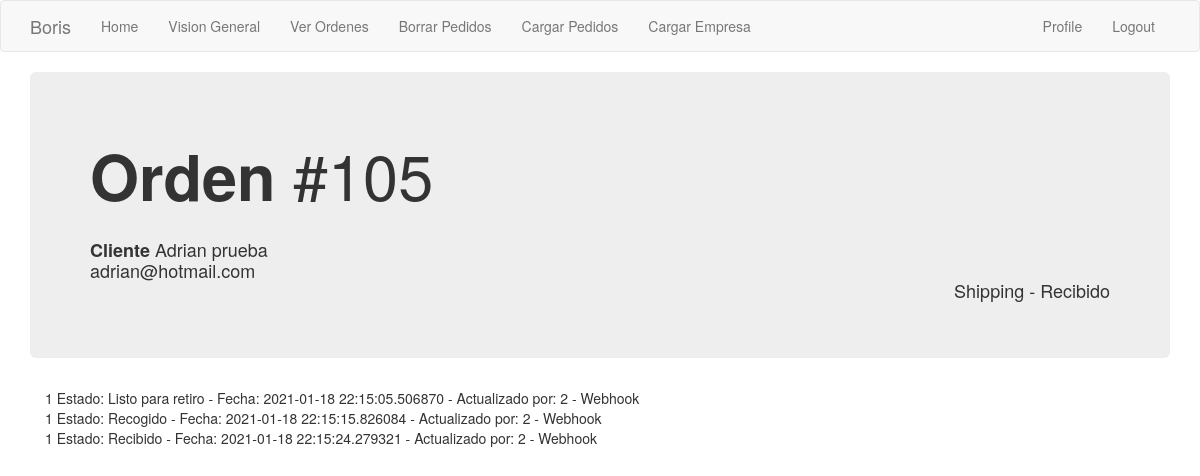
Page /historia_orden/1 (signed in) on the earlier database version.
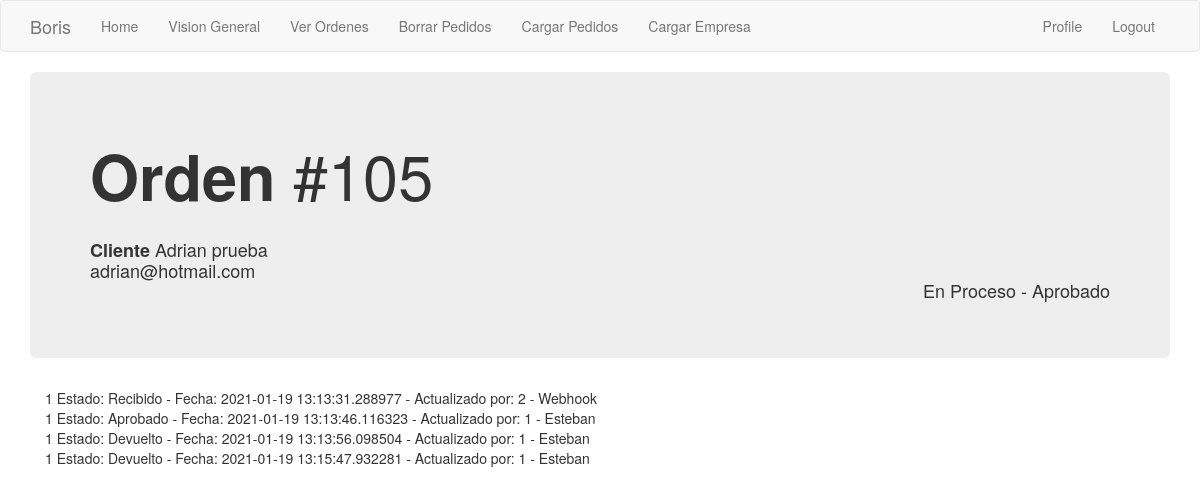
Same page on the later database version.
### app/models.py (models this page shows, shortened)
class Order_header(db.Model):
    id = db.Column(db.Integer, primary_key=True)
    order_number = db.Column(db.Integer, index=True)
    order_id_anterior = db.Column(db.Integer)
    creation_date = db.Column(db.String(35), index=True)
    last_update_date = db.Column(db.String(35))
    payment_method = db.Column(db.String(10))
    payment_card = db.Column(db.String(10))
    courier_order_id = db.Column(db.String(64), index=True)
    status = db.Column(db.String(15))
    sub_status = db.Column(db.String(15))
    customer_address = db.Column(db.String(64))
    customer_number = db.Column(db.String(10))
    customer_floor = db.Column(db.String(10))
    customer_zipcode = db.Column(db.String(8))
    customer_locality = db.Column(db.String(64))
    customer_city = db.Column(db.String(64))
    customer_province = db.Column(db.String(64))
    customer_country = db.Column(db.String(64))
    detalle = db.relationship('Order_detail', backref='productos', lazy='dynamic')
    transaction = db.relationship('Transaction_log', backref='transaccion', lazy='dynamic')
    customer_id = db.Column(db.Integer, db.ForeignKey('customer.id'))
    store = db.Column(db.Integer, db.ForeignKey('company.store_id'))

class Transaction_log(db.Model):
    id = db.Column(db.Integer, primary_key=True)
    sub_status = db.Column(db.String(15))
    fecha = db.Column(db.DateTime, default=datetime.utcnow)
    username = db.Column(db.String(64))
    order_id = db.Column(db.Integer, db.ForeignKey('order_header.id'))
    user_id = db.Column(db.Integer, db.ForeignKey('user.id'))

### app/main/routes.py (the view)
@bp.route('/historia_orden/<orden_id>', methods=['GET', 'POST'])
@login_required
def historia_orden(orden_id):
    orden = Order_header.query.filter_by(id=orden_id).first()
    historia = Transaction_log.query.filter_by(order_id=orden_id).all()
    return render_template('historia_orden.html', orden=orden, historia=historia, customer=orden.buyer)

### app/main/routes.py (called while the page is built)
@bp.before_app_request
def before_request():
    if current_user.is_authenticated:
        current_user.last_seen = datetime.utcnow()
        db.session.commit()

### app/models.py (called while the page is built)
@login.user_loader
def load_user(id):
    return User.query.get(int(id))

### app/templates/historia_orden.html
{% extends "base.html" %}
{% block app_content %}
    <div class='jumbotron'>
        <h1>
            <strong>Orden </strong>#{{orden.order_number}}
        </h1>
        <h4>
            <br> <strong> Cliente </strong>{{customer.name}}
            <br>         {{customer.email}}
            <div class="text-right"> {{orden.status}} - {{orden.sub_status}} </div>
        </h4>
    </div>
    <div class='container'>
        {% for i in historia %}
            {{i.order_id}}
            Estado: {{i.sub_status}} -
            Fecha: {{i.fecha}} -
            Actualizado por: {{i.user_id}} - {{i.username}}
            <br>
        {% endfor %}
    </div>
{% endblock %}

Differences in the rows shown:
removed Transaction_log: order_id "1", sub_status "Listo para retiro", fecha "2021-01-18 22:15:05.506870", user_id "2", username "Webhook"
removed Transaction_log: order_id "1", sub_status "Recogido", fecha "2021-01-18 22:15:15.826084", user_id "2", username "Webhook"
removed Transaction_log: order_id "1", sub_status "Recibido", fecha "2021-01-18 22:15:24.279321", user_id "2", username "Webhook"
changed Order_header: status "Shipping" → "En Proceso"; sub_status "Recibido" → "Aprobado"
now on this page (row edited): Transaction_log: order_id "1", sub_status "Recibido", fecha "2021-01-19 13:13:31.288977", user_id "2", username "Webhook"
now on this page (row edited): Transaction_log: order_id "1", sub_status "Aprobado", fecha "2021-01-19 13:13:46.116323", user_id "1", username "Esteban"
now on this page (row edited): Transaction_log: order_id "1", sub_status "Devuelto", fecha "2021-01-19 13:13:56.098504", user_id "1", username "Esteban"
now on this page (row edited): Transaction_log: order_id "1", sub_status "Devuelto", fecha "2021-01-19 13:15:47.932281", user_id "1", username "Esteban"
